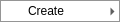
<?xml version="1.0" encoding="UTF-8"?>
<ui version="4.0">
 <class>ScriptActionsForm</class>
 <widget class="QMenu" name="ScriptActionsForm">
  <property name="title"><string>代码</string></property>
  <widget class="QMenu" name="createMenu">
   <property name="title"><string>Create</string></property>
   <widget class="QMenu" name="scriptMenu">
    <property name="title"><string>Script</string></property>
    <addaction name="createScriptAction"/>
    <addaction name="createModuleAction"/>
   </widget>
   <addaction name="scriptMenu"/>
  </widget>
  <addaction name="createMenu"/>
  <action name="createScriptAction">
   <property name="text"><string>Script</string></property>
   <property name="dialogTitle" stdset="0"><string>新建 C++ 脚本</string></property>
   <property name="defaultName" stdset="0"><string notr="true">NewBehaviour</string></property>
  </action>
  <action name="createModuleAction">
   <property name="text"><string>Module</string></property>
   <property name="dialogTitle" stdset="0"><string>新建 C++ 模块</string></property>
   <property name="defaultName" stdset="0"><string notr="true">NewModule</string></property>
  </action>
 </widget>
 <resources/>
 <connections/>
</ui>
